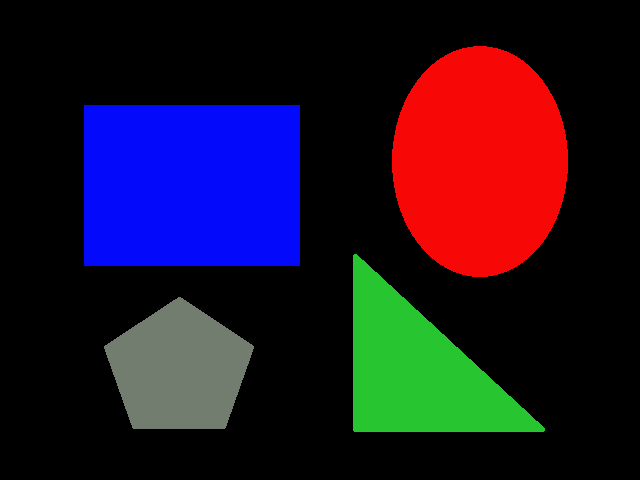
%> input picture TD_I_Premiers_pas/image2.bmp, 640 x 480 px
$ octave codage_RGB.m   (GNU Octave 9; MATLAB toolbox functions it lacks are replaced by stand-ins)
%> lines starting %> are read from the running program, lines starting %| are printed output that depends on the picture
clear all
close all

I_0 = imread('image2.bmp');
%> I_0 is the input picture: size 480x640x3 uint8; mean R, G, B 33.5, 18.9, 37
figure(1);
imshow(I_0);
title('Image originale');

figure(2);
mesh(double(I_0(:,:,1)));
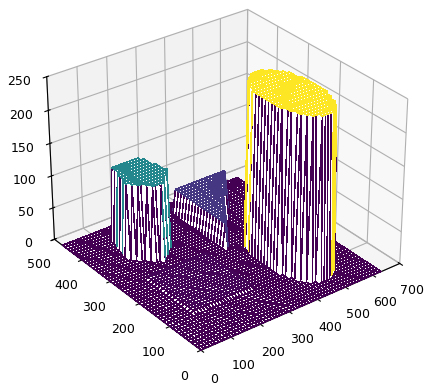
%> figure redrawn from the program's plot data
figure(3);
mesh(double(I_0(:,:,2)));
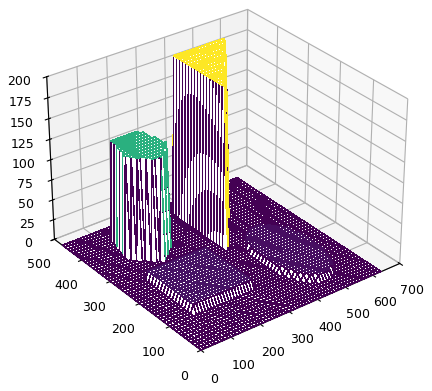
%> figure redrawn from the program's plot data
figure(4);
mesh(double(I_0(:,:,3)));
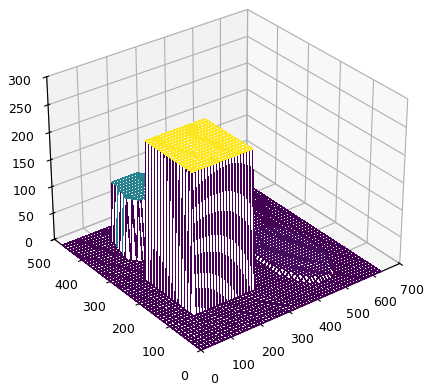
%> figure redrawn from the program's plot data
